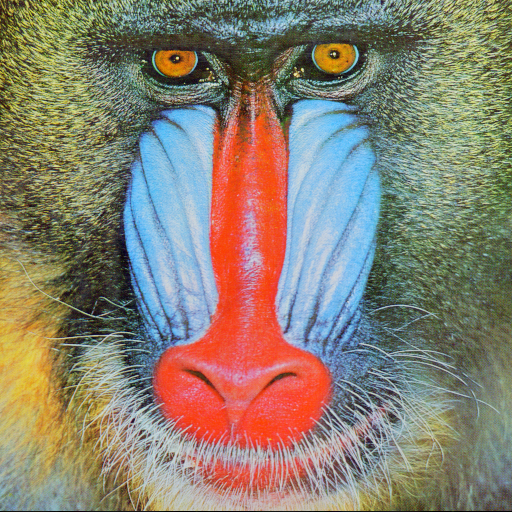
#> input picture mandrill.png, 512 x 512 px
$ python 3-7.py
#> lines starting #> are read from the running program, lines starting #| are printed output that depends on the picture
# -*- coding: utf-8 -*-
"""
Created on Wed Jan 25 23:24:58 2017

@author: luzhangqin
"""

import numpy as np
#使用skimage.feature的corner_harris获取harris角点（输入图像应为灰度图像），
#以及corner_peaks对角点进行过滤
from skimage.feature import corner_harris, corner_peaks
#使用skimage.color.rgb2gray进行颜色转换
from skimage.color import rgb2gray
import matplotlib.pyplot as plt
#使用skimge.io读入图像，显示图像
import skimage.io as io
#使用skimage.exposure.equalize_hist进行直方图均衡化
from skimage.exposure import equalize_hist

def show_corners(corners, image):
    fig = plt.figure()
    plt.gray()
    plt.imshow(image)
    #在运行zip(*xyz)之前，xyz的值是：[(1, 4, 7), (2, 5, 8), (3, 6, 9)]
    #那么，zip(*xyz) 等价于 zip((1, 4, 7), (2, 5, 8), (3, 6, 9))
    y_corner, x_corner = zip(*corners)
    plt.plot(x_corner, y_corner, 'or')
    plt.xlim(0, image.shape[1])
    plt.ylim(image.shape[0], 0)
    #指定matplotlib输出图片的尺寸
    fig.set_size_inches(np.array(fig.get_size_inches()) * 1.5)
    plt.show()


mandrill =io.imread('mandrill.png')
#> mandrill is the input picture: shape (512, 512, 3); mean R, G, B 137.4, 128.9, 113.1
mandrill = equalize_hist(rgb2gray(mandrill))
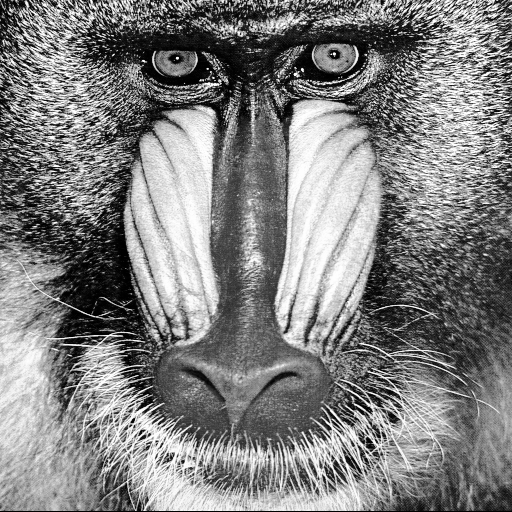
#> mandrill: shape (512, 512) float64; min 0.000156, max 1, mean 0.503
corners = corner_peaks(corner_harris(mandrill), min_distance = 2)
#> corners = 4789 pairs, first value 3 to 509, second value 2 to 509
show_corners(corners, mandrill)
#> in show_corners, `y_corner, x_corner = zip(*corners)`: y_corner = 4789 values, max 509 at index 1120, min 3 at index 12, mean 253.9; x_corner = 4789 values, max 509 at index 738, min 2 at index 109, mean 254.6
#> in show_corners, `plt.show()`:
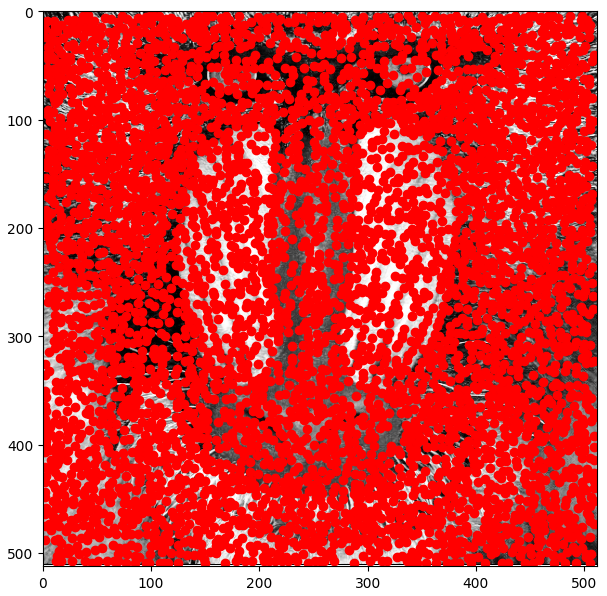
#> figure drawn by matplotlib, 1 panel

$ run again, with timg.jpeg saved as mandrill.png
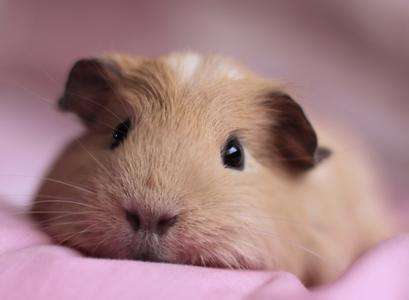
#> input picture timg.jpeg, 409 x 300 px
#> mandrill is the input picture: shape (300, 409, 3); mean R, G, B 163.1, 126.5, 129.6
#> `mandrill = equalize_hist(rgb2gray(mandrill))`:
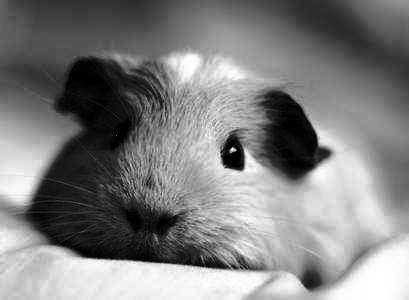
#> mandrill: shape (300, 409) float64; min 0.000204, max 1, mean 0.503
#> corners = 2037 pairs, first value 2 to 297, second value 2 to 406
#> y_corner = 2037 values, max 297 at index 145, min 2 at index 465, mean 148; x_corner = 2037 values, max 406 at index 128, min 2 at index 37, mean 205.2
#> in show_corners, `plt.show()`:
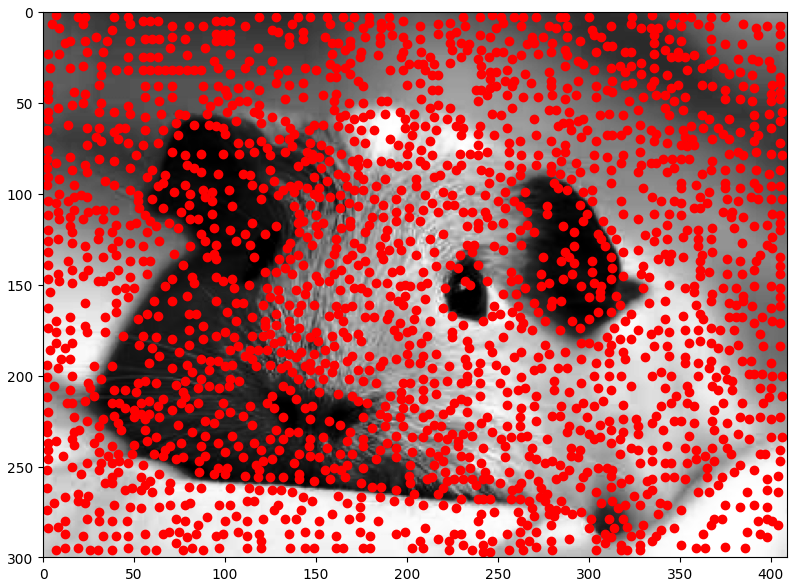
#> figure drawn by matplotlib, 1 panel
